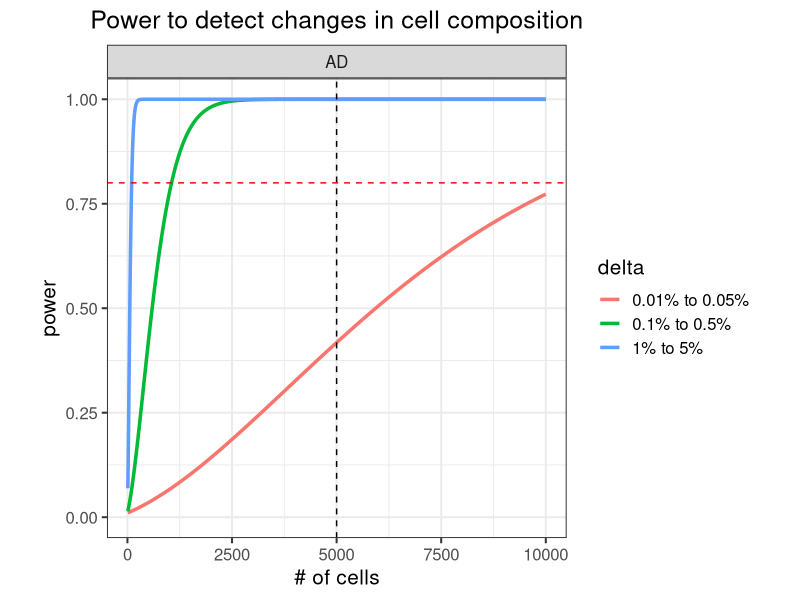
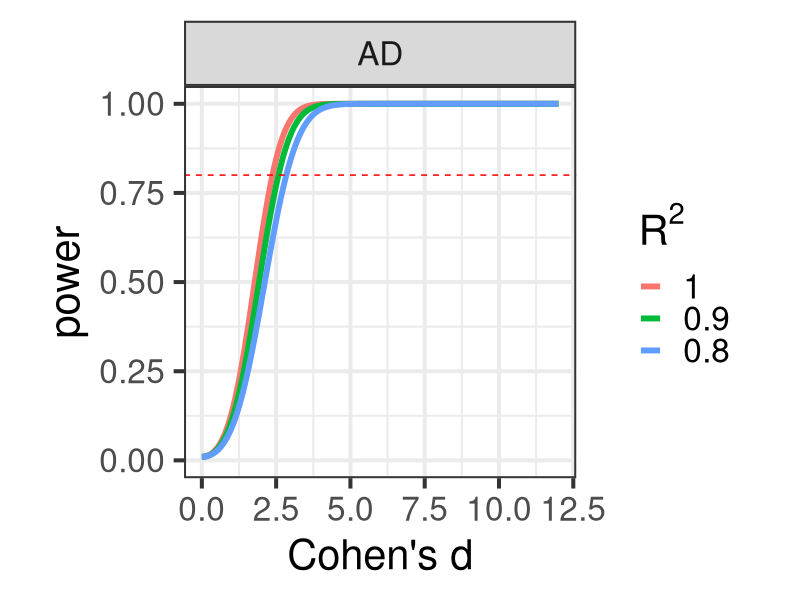
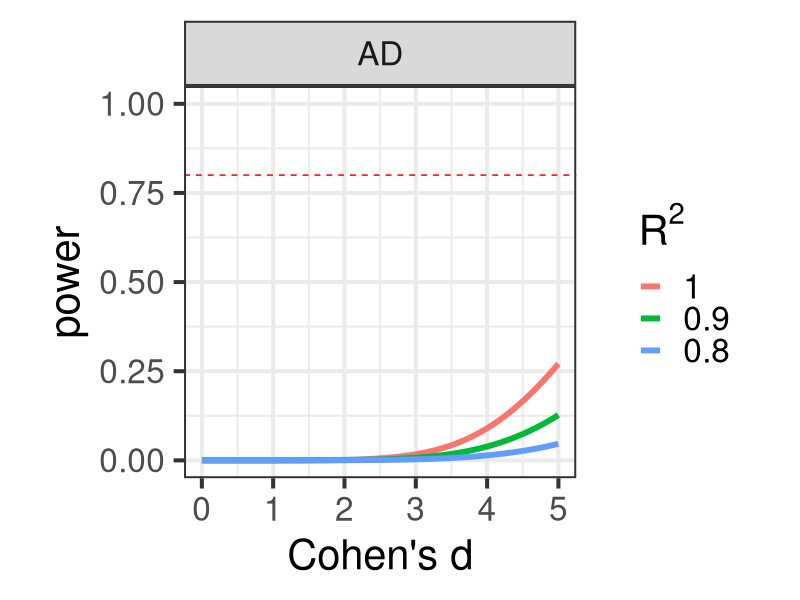

The R source for these figures, in order:
## ---- chunk 1
library(ggplot2)
library(data.table)
library(xtable)

## ---- chunk 2
suppressPackageStartupMessages(library(knitr))
options(xtable.type="html")

knitr::opts_chunk$set(
  echo=TRUE,
  warning=FALSE,
  message=TRUE,
  error = FALSE,
  tidy = FALSE,
  cache = FALSE,
  cache.lazy = FALSE,
  dev = c("png", "pdf"), 
  fig.width=7, fig.height=7)

options(markdown.HTML.stylesheet = 'css/custom.css')
## ---- chunk 3

library(pwr)
n_samples = c(CTL = 6, AD=6)
n_cells = 5000
n_cells_max = 10000
prop_diff = list(c(0.01, 0.05), c(0.001, 0.005), c(0.0001, 0.0005))
n_cell_types = 5

getPower = function(n1, n2, p1, p2, C, n_tests){
	sSq1 = p1*(1-p1)/ C
	sSq2 = p2*(1-p2)/ C

	sigSq = ((n1-1)*sSq1 + (n2-1)*sSq2) / (n1 + n2 -2)
	d = abs(p1 - p2)/sqrt(sigSq)

	pwr.t2n.test(n1=n1, n2=n2, d=d, sig.level = 0.05/n_tests )
}

getPowerCurve = function(n1, n2){
	# for each pair of proportions
	res = lapply(prop_diff, function(prop){
		p1 = prop[1]
		p2 = prop[2]

		# for each cell number
		res = lapply( seq(10, n_cells_max, by = 3), function(C){
			res = getPower(n1, n2, p1, p2, C, n_cell_types)
			data.frame(n1, n2, p1, p2, C, d = res$d, power= res$power, delta=paste0(p1*100, '% to ', p2*100, '%'))
			})
		do.call("rbind", res)
		})
	do.call("rbind", res)
}

# for each disease
res = lapply(names(n_samples)[-1], function(ID){
	res = getPowerCurve(n_samples['CTL'], n_samples[ID])
	res$Disease = ID
	res 
})
res = do.call("rbind", res)

ggplot(res, aes(C, power, color=delta)) + geom_line(size=1.2) + theme_bw(15) + theme(aspect.ratio=1, plot.title = element_text(hjust = 0.5)) + xlab("# of cells") + ggtitle("Power to detect changes in cell composition") + ylim(0, 1) + facet_wrap(~Disease) + geom_vline(xintercept=n_cells, color="black", linetype="dashed") + geom_hline(yintercept=0.8, color="red", linetype="dashed") #+ scale_x_continuous(limits=c(0,n_cells_max), expand=c(0,0)) + scale_y_continuous(limits=c(0,1.02), expand=c(0,0))
## ---- chunk 4
# Sample size required to get 80% power
res = data.table(res)
res$Dataset = with(res, paste(Disease, delta))
tab = res[,.SD[min(which(power>.80)),],by=Dataset]
tab$Cells_per_individual = as.integer(tab$C)
print(xtable(tab[,c('Dataset', 'Cells_per_individual', 'power')], type="html"), include.rownames=FALSE)
## ---- chunk 5
n_genes = 1
n_tests = n_genes * n_cell_types

getPower = function(n1, n2, d, n_tests, rsq){
	# pwr.t2n.test(n1=n1, n2=n2, d=d, sig.level = 0.05/n_tests )

	# Compute n_Eff, need to divide by 2 becaues n is the number in each set
	N_eff = 4 / (1/n1 + 1/n2)
	pwr.t.test(n=N_eff/2 * rsq, d=d, sig.level = 0.05/n_tests )
}

getPowerCurve = function(n1, n2, n_tests, rsq){
	# for each cell number
	res = lapply( seq(0, 12, length.out=1000), function(delta){
		res = getPower(n1, n2, delta, n_tests, rsq)
		data.frame(n1, n2, d = res$d, rsq, power= res$power)
		})
	do.call("rbind", res)
}

# for each disease
res = lapply(names(n_samples)[-1], function(ID){
	res = lapply( c(.8, .9,1), function(rsq){
		res = getPowerCurve(n_samples['CTL'], n_samples[ID], n_tests, rsq)
		res$Disease = ID
		res 
	})
	do.call("rbind", res)
})
res = do.call("rbind", res)

res$rsq_text = with(res, factor(rsq, rev(sort(unique(rsq)))))
res = res[order(res$rsq, decreasing=FALSE),]

ggplot(res, aes(d, power, color=rsq_text)) + geom_line(size=2) + theme_bw(30) + theme(aspect.ratio=1, plot.title = element_text(hjust = 0.5)) + ylim(0, 1) + xlab("Cohen's d") + facet_wrap( ~ Disease) + scale_color_discrete(bquote(R^2)) + geom_hline(yintercept=0.8, color="red", linetype="dashed")
## ---- chunk 6
n_genes = 10000
n_tests = n_genes * n_cell_types

getPower = function(n1, n2, d, n_tests, rsq){
	# pwr.t2n.test(n1=n1, n2=n2, d=d, sig.level = 0.05/n_tests )

	# Compute n_Eff, need to divide by 2 becaues n is the number in each set
	N_eff = 4 / (1/n1 + 1/n2)
	pwr.t.test(n=N_eff/2 * rsq, d=d, sig.level = 0.05/n_tests )
}

getPowerCurve = function(n1, n2, n_tests, rsq){
	# for each cell number
	res = lapply( seq(0, 5, length.out=100), function(delta){
		res = getPower(n1, n2, delta, n_tests, rsq)
		data.frame(n1, n2, d = res$d, rsq, power= res$power)
		})
	do.call("rbind", res)
}

# for each disease
res = lapply(names(n_samples)[-1], function(ID){
	res = lapply( c(.8, .9,1), function(rsq){
		res = getPowerCurve(n_samples['CTL'], n_samples[ID], n_tests, rsq)
		res$Disease = ID
		res 
	})
	do.call("rbind", res)
})
res = do.call("rbind", res)

res$rsq_text = with(res, factor(rsq, rev(sort(unique(rsq)))))
res = res[order(res$rsq, decreasing=FALSE),]

ggplot(res, aes(d, power, color=rsq_text)) + geom_line(size=2) + theme_bw(30) + theme(aspect.ratio=1, plot.title = element_text(hjust = 0.5)) + ylim(0, 1) + xlab("Cohen's d") + facet_wrap( ~ Disease) + scale_color_discrete(bquote(R^2)) + geom_hline(yintercept=0.8, color="red", linetype="dashed")
## ---- chunk 7
res = data.table(res)
res$Dataset = with(res, paste(Disease, rsq))
# Sample size required to get 80% power
tab = res[,.SD[min(which(power>.80)),],by=Dataset]
print(xtable(tab[,c('Disease', 'rsq', 'power', 'd')], type="html"), include.rownames=FALSE)
## ---- chunk 8
knitr::knit_exit()
